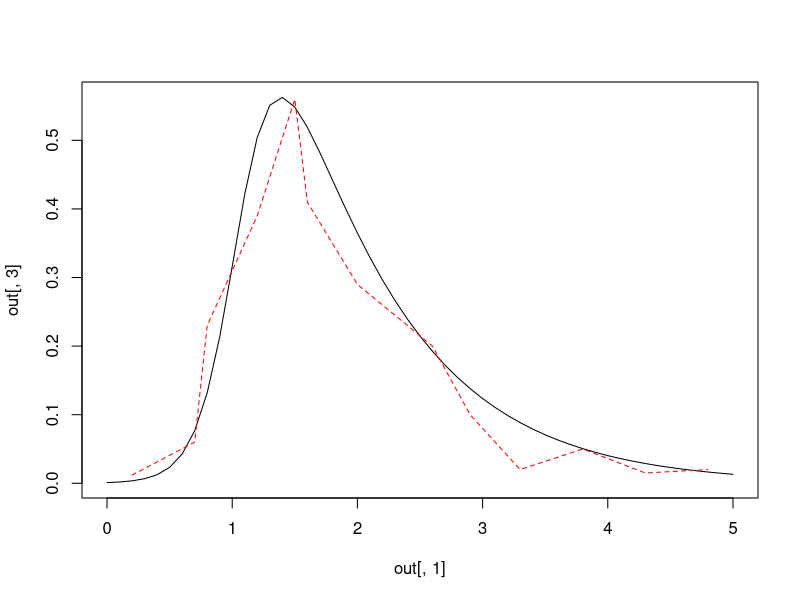

Write the R code that produced this figure.
# # Basic SIR model is solved numerically
# dS/dt=-beta*I*S
# dI/dt= beta*I*S - gamma*I
# dR/dt= gamma*I
# S= fraction of susceptibility indiv
# I= fraction of infectious indiv
# R= fraction of recovered/removed indiv
# beta = transmission rate per inf. indiv 
# gamma = recovery rate
t<-c(2,7,8,12,15,16,20,26,29,33,38,43,48)
infected_proportion<-c(0.012,0.06,0.23,0.39,0.56,0.41,0.29,
                0.2,0.1,0.02,0.05,0.015,0.02)
beta=0.83
gamma=1/0.2
S_ini=1
I_ini=1/1000
R_ini=0


library("deSolve")
library("scatterplot3d")
SIR_model<-function(times,y,params){
  beta<-params[1]
  gamma<-params[2]
  
  dS=-beta*y[1]*y[2]
  dI= beta*y[1]*y[2]-gamma*y[2]
  dR= gamma*y[2]
  
  return(list(c(dS,dI,dR)))
}

#out[1,1,1,1]
# initial value S(0)=0.99; I(O)=0.01; R(0)=0 

initial<-c(y1=1, y2=1/1000, y3=0.0)

# parameters  beta = 8.0; gamma=4.3
beta <- 7.48
gamma <- (1/0.88)
params<-c(beta,gamma)

times<-seq(from=0, to=5.0, by=0.1)

X11()
# ODE calculation using function from deSolve
out<- ode(times=times,y=initial ,parms=params,func=SIR_model)
#par(mfrow = c(1, 2))
#plot(out[,1],out[,2], type='line')
#lines(out[,1],out[,3], col='blue')
#lines(out[,1],out[,4])
plot(out[,1],out[,3], type='line')
lines(t/10,infected_proportion, col='red',type='line' ,lty=2)
print(out[,4])
